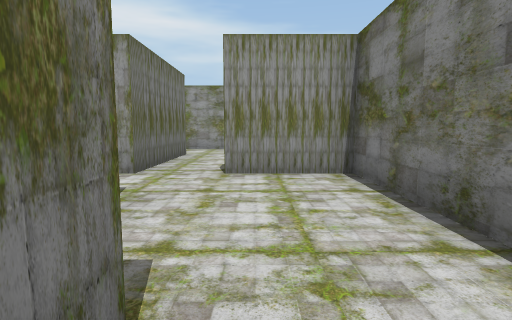
[1] (above)

24 first-person views from a walk through a 3-D level made in the Unity game engine. The camera is 1.4 m above the floor, tilts 6° down and sees 80° across. Doors are open. The floor is counted in squares, 2 m on a side. Each view is taken from the middle of a square. On the plan, view 1 faces up. The plan holds only what a view shows up to about 10 squares ahead; the rest is blank.

[2]
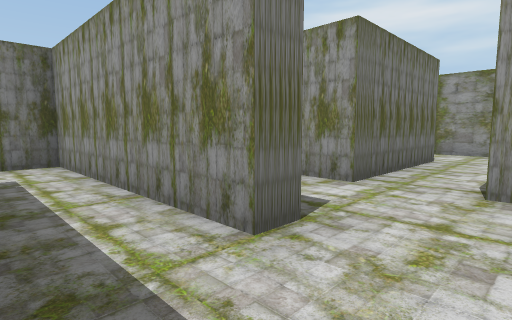

[3]
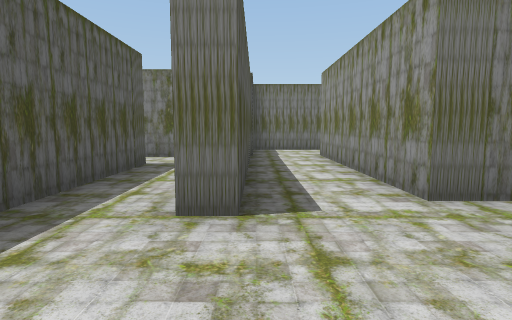

[4]
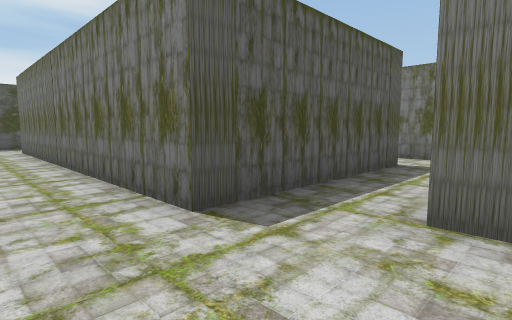

[5]
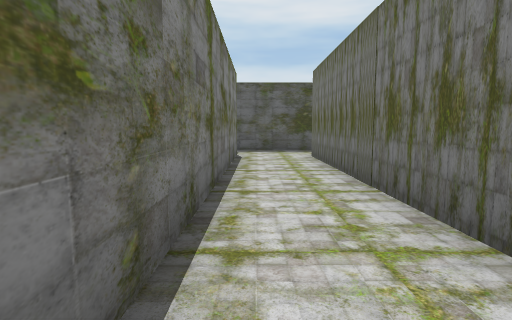

[6]
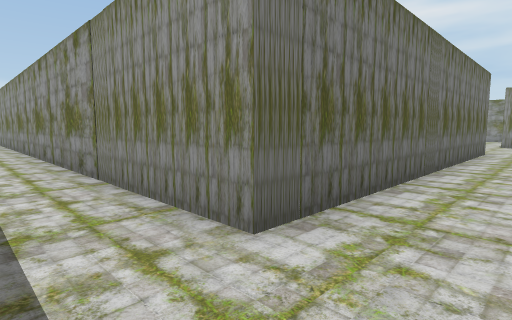

[7]
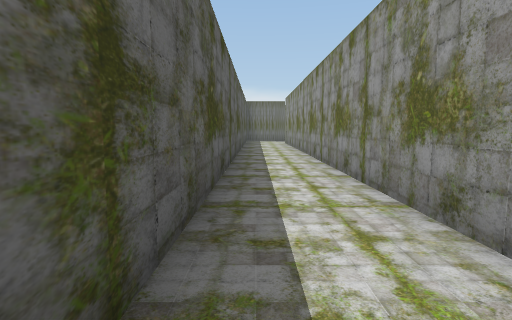

[8]
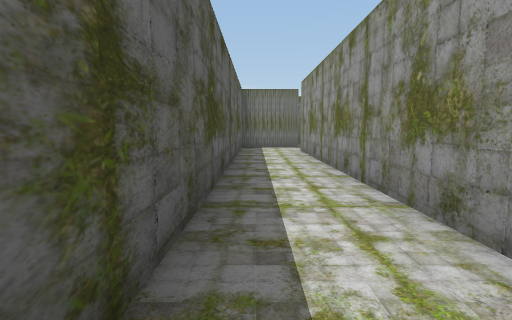

[9]
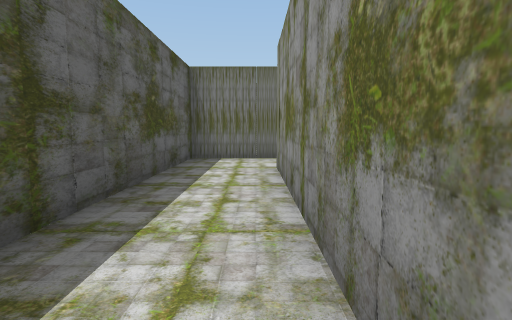

[10]
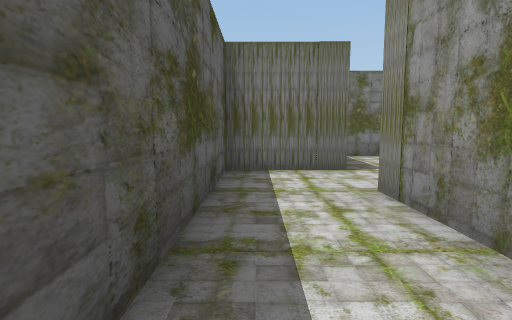

[11]
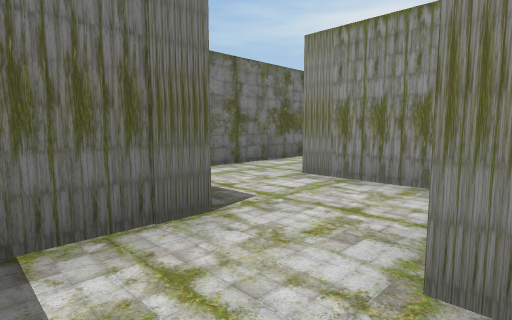

[12]
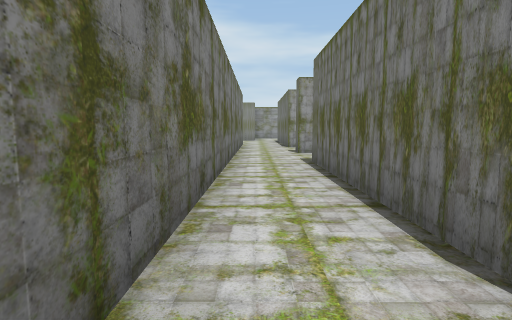

[13]
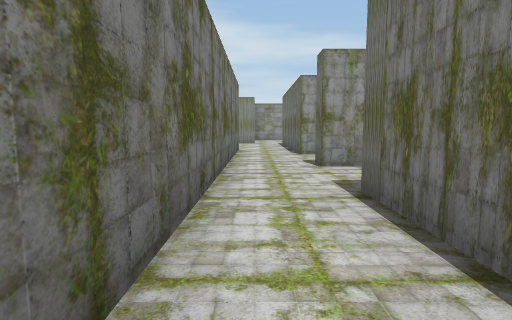

[14]
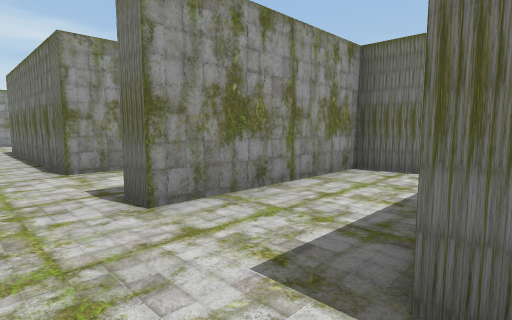

[15]
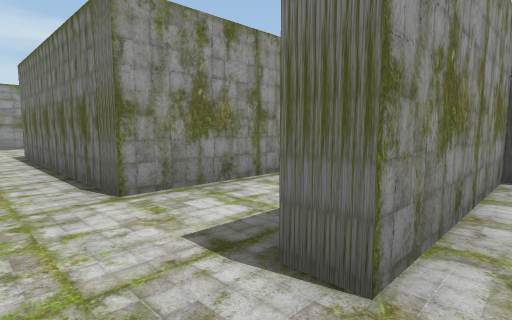

[16]
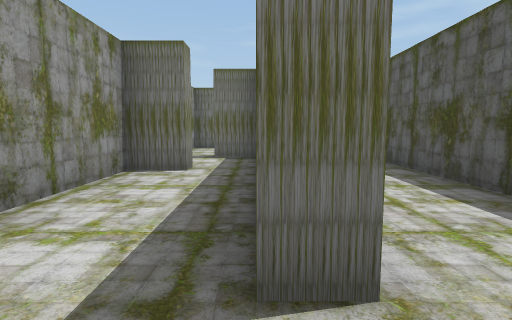

[17]
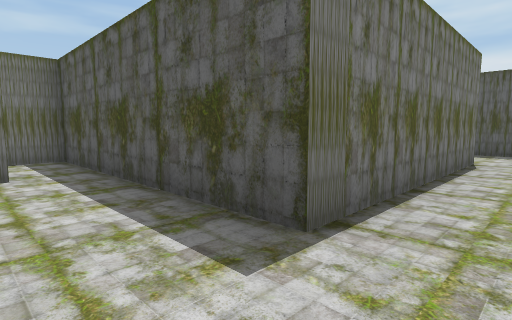

[18]
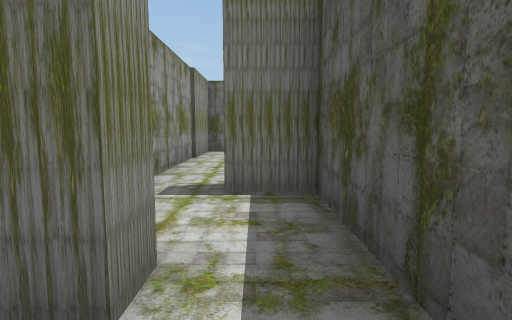

[19]
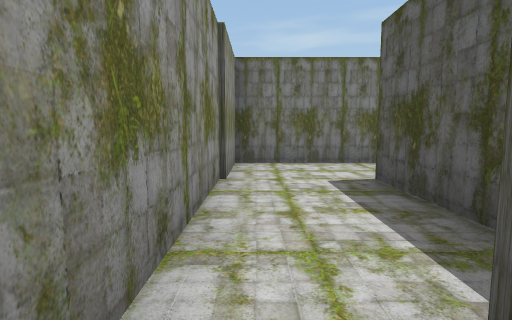

[20]
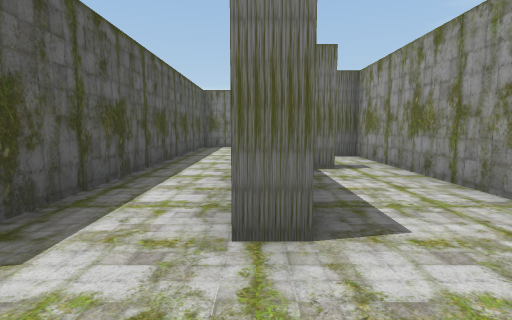

[21]
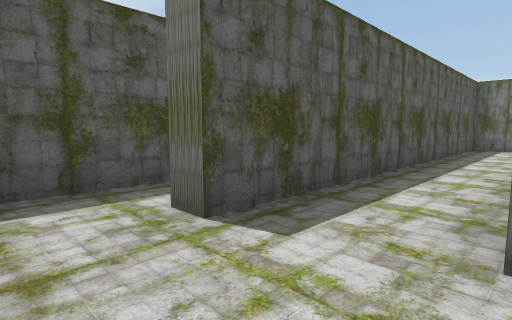

[22]
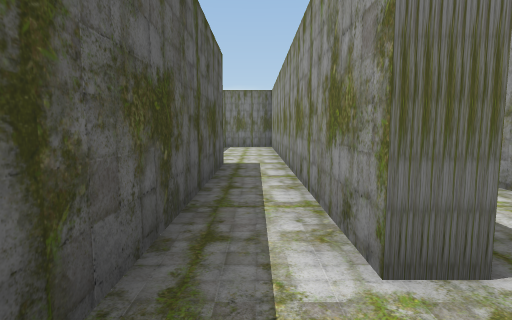

[23]
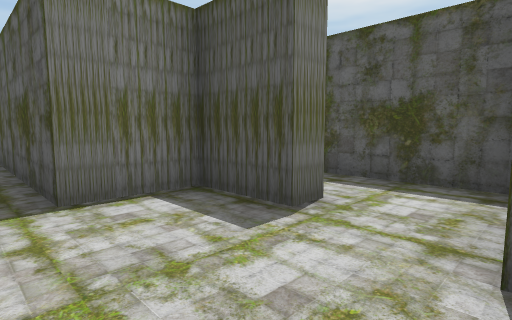

[24]
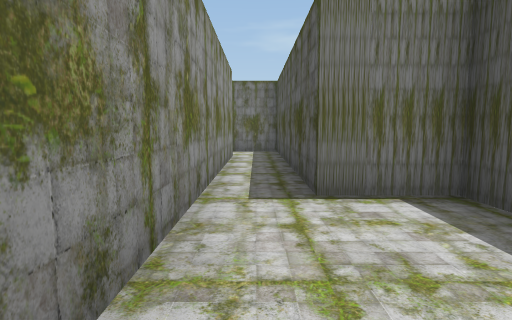

### Floor plan
Points are (right, up) in squares from view 1. A wall is a line through its corners. A room is listed if a view was taken in it or the views show most of it. See-through windows are left out.
Room 1 (views 1, 2, 3, 4, 5, 6, 7, 8, 9, 10, 11)
walls: (-0.8, -9.5) (1.6, -9.5); (1.5, -7.8) (1.5, -0.5); (-5, 0.9) (-0.4, 0.9) (-0.4, -7.6) (-16.4, -7.6); (-6.5, 2.9) (-1.4, 2.9) (-1.4, 2.5) (-6.4, 2.5) (-6.4, 0.2); (1.5, 1.6) (1.5, 4.7) (-0.5, 4.7); (-17, -5.1) (-18.8, -5.1); (-1.9, 4.7) (-6.9, 4.7); (-18.1, -7.4) (-18.1, -9.5) (-2.5, -9.5)
ways out: opening at (-18, -6.5) to room 2; opening at (-6, 4); opening at (-1, 5); open door at (2, -8.5)
Room 2 (views 12, 13, 14, 15, 17, 18)
walls: (-18.8, -5.1) (-18.8, 0.3) (-15.4, 0.3); (-20.6, 2.4) (-20.6, -6.8); (-15, 1.5) (-15, 2.5) (-18.8, 2.5); (-19.2, -7.5) (-18.4, -7.5)
ways out: opening at (-18, -6.5) to room 1; opening at (-19.5, 3) to room 3; opening at (-15, 1) to room 4
Room 3 (view 16)
walls: (-20.6, 6.6) (-20.6, 2.4); (-18.8, 2.5) (-18.8, 3); (-15, 4.1) (-15, 5.1) (-18.8, 5.1) (-18.8, 7.6)
ways out: opening at (-19.5, 3) to room 2; opening at (-19.5, 6.5); opening at (-15, 4)
Room 4 (view 19)
walls: (-14.5, 1.5) (-15, 1.5); (-15.4, 0.3) (-12.7, 0.3) (-12.7, 1.4); (-12.5, 2.5) (-14.5, 2.5) (-14.5, 1.9)
ways out: opening at (-15, 1) to room 2; opening at (-12, 2) to room 7
Room 5 (views 20, 21)
walls: (-8.8, 0.3) (-8.8, -0.2); (-6.9, -0.5) (-6.9, 0.5); (-18.3, -0.9) (-18.3, -1.9) (-8.3, -1.9) (-8.3, -2.4)
ways out: opening at (-7.5, -2) to room 6; opening at (-7.5, 0) to room 7
Room 6 (views 22, 23, 24)
walls: (-14.3, -5.1) (-12.9, -5.1) (-12.9, -3.6) (-6.9, -3.6) (-6.9, -2.2); (-8.3, -2.4) (-17, -2.4)
ways out: opening at (-7.5, -2) to room 5; opening at (-15, -5)
Room 7 (no view inside)
walls: (-6.9, 0.5) (-6.9, 2.5) (-12.5, 2.5); (-11, 0.3) (-8.8, 0.3); (-12.2, 1.4) (-12.2, 0.9)
ways out: opening at (-12, 2) to room 4; opening at (-7.5, 0) to room 5

Positions as (right, up) in squares from view 1, and headings:
1: (0, 0), facing up
2: (0, 1), facing up-left
3: (1, 3), facing left
4: (1, 3), facing down-left
5: (1, 0), facing down
6: (1, -9), facing up-left
7: (-2, -9), facing left
8: (-7, -9), facing left
9: (-11, -8), facing left
10: (-13, -9), facing left
11: (-16, -9), facing up-left
12: (-20, -6), facing up
13: (-20, -3), facing up
14: (-20, 0), facing up-right
15: (-20, 2), facing up-right
16: (-20, 3), facing right
17: (-20, 2), facing down-right
18: (-16, 1), facing right
19: (-13, 2), facing right
20: (-7, 0), facing left
21: (-7, 0), facing down-left
22: (-7, -3), facing left
23: (-16, -3), facing down-right
24: (-16, -3), facing right
